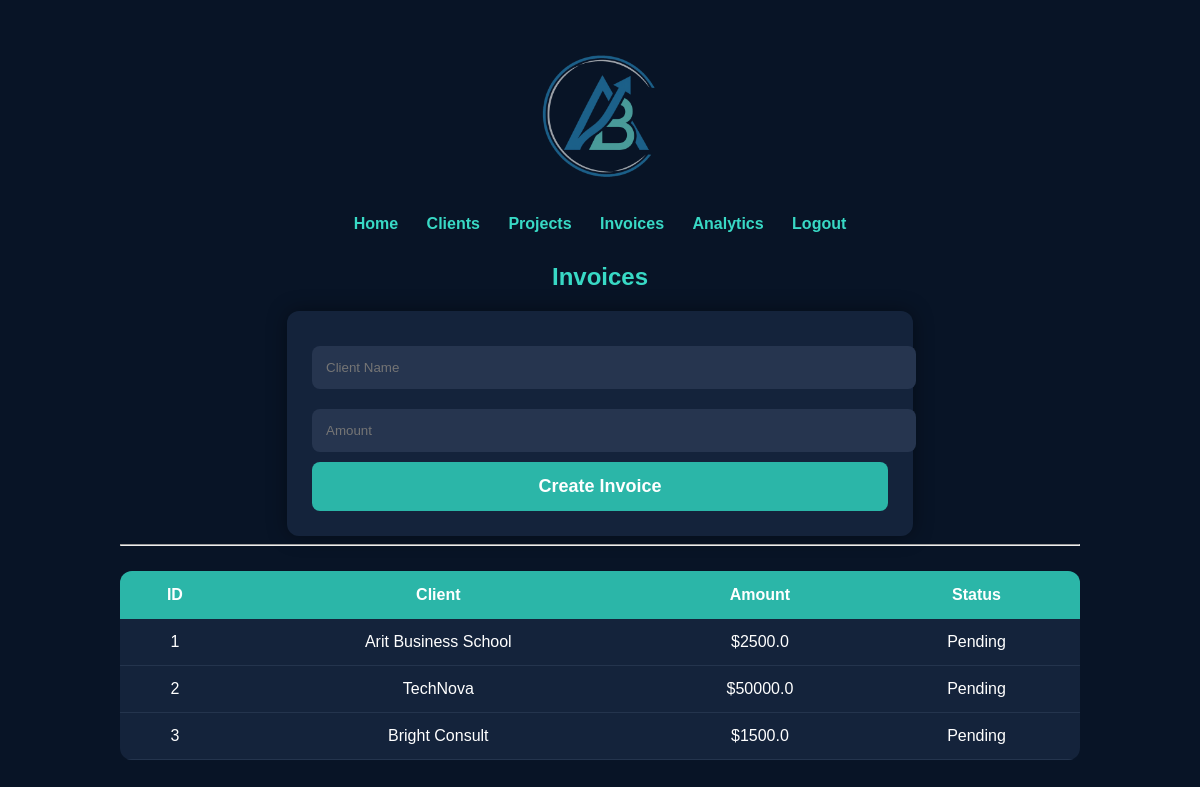
The page /invoices (signed in) on the database its author committed.
### tables this page shows
CREATE TABLE invoices (
    id INTEGER PRIMARY KEY AUTOINCREMENT,
    client TEXT NOT NULL,
    amount REAL NOT NULL,
    status TEXT NOT NULL
, user_id INTEGER);

### app.py (the view, shortened to what this page needs)
@app.route("/invoices", methods=["GET", "POST"])
@login_required
def invoices():
    invoices = db.execute("SELECT * FROM invoices WHERE user_id = ?", session["user_id"])
    return render_template("invoices.html", invoices=invoices)

### app.py (called while the page is built)
def login_required(f):
    @wraps(f)
    def decorated_function(*args, **kwargs):
        if session.get("user_id") is None:
            return redirect("/login")
        return f(*args, **kwargs)
    return decorated_function

### templates/invoices.html
{% extends "layout.html" %} {% block body %}
<h2>Invoices</h2>
<form method="post">
  <input type="text" name="client" placeholder="Client Name" required />
  <input type="number" name="amount" placeholder="Amount" required />
  <button type="submit">Create Invoice</button>
</form>
<hr />
<table class="table table-bordered mt-4">
  <thead>
    <tr>
      <th>ID</th>
      <th>Client</th>
      <th>Amount</th>
      <th>Status</th>
    </tr>
  </thead>
  <tbody>
    {% for invoice in invoices %}
    <tr>
      <td>{{ invoice.id }}</td>
      <td>{{ invoice.client }}</td>
      <td>${{ invoice.amount }}</td>
      <td>{{ invoice.status }}</td>
    </tr>
    {% endfor %}
  </tbody>
</table>
{% endblock %}

### static/styles.css (style rules this page uses)
body { margin: 0; padding: 0; font-family: Arial, sans-serif; background: #081426; color: white; }
.card, form { background: #14233b; padding: 25px; border-radius: 12px; width: 60%; margin: auto; box-shadow: 0 0 20px rgba(0, 0, 0, 0.4); }
input { width: 100%; padding: 14px; margin: 10px 0; border: none; border-radius: 8px; background: #26354f; color: white; }
button { width: 100%; padding: 14px; background: #2bb6a8; border: none; border-radius: 8px; color: white; font-size: 18px; font-weight: bold; cursor: pointer; }
table { width: 100%; margin-top: 25px; border-collapse: collapse; background: #14233b; border-radius: 12px; overflow: hidden; }
th { background: #2bb6a8; padding: 15px; }
td { padding: 14px; border-bottom: 1px solid #24344d; }
h1, h2 { color: #38d9c5; }

### rows shown on the page
invoices: id "1", client "Arit Business School", amount "2500.0", status "Pending"
invoices: id "2", client "TechNova", amount "50000.0", status "Pending"
invoices: id "3", client "Bright Consult", amount "1500.0", status "Pending"
